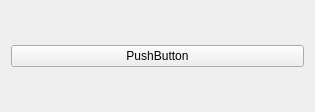
<?xml version="1.0" encoding="UTF-8"?>
<ui version="4.0">
 <class>Widget</class>
 <widget class="QWidget" name="Widget">
  <property name="geometry">
   <rect>
    <x>0</x>
    <y>0</y>
    <width>315</width>
    <height>112</height>
   </rect>
  </property>
  <property name="windowTitle">
   <string>Widget</string>
  </property>
  <layout class="QHBoxLayout" name="horizontalLayout">
   <item>
    <widget class="QPushButton" name="pushButton">
     <property name="text">
      <string>PushButton</string>
     </property>
    </widget>
   </item>
  </layout>
 </widget>
 <resources/>
 <connections/>
</ui>
